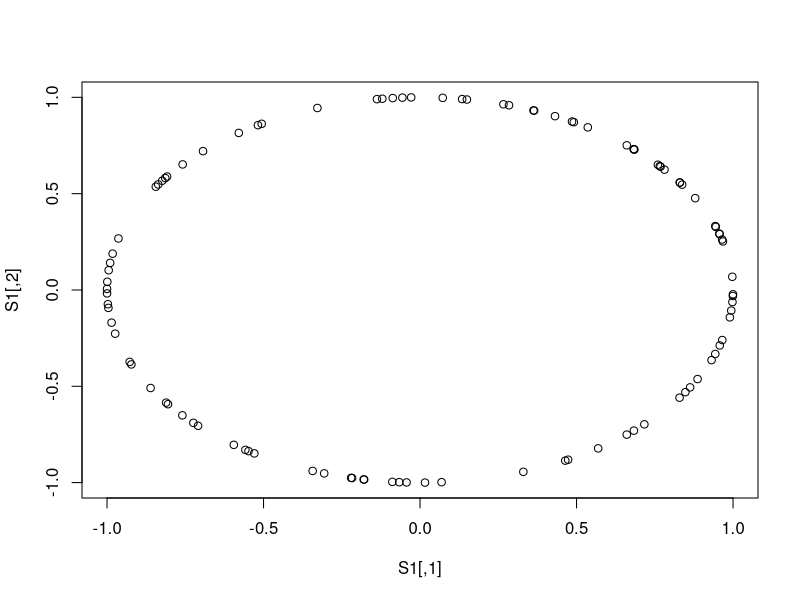
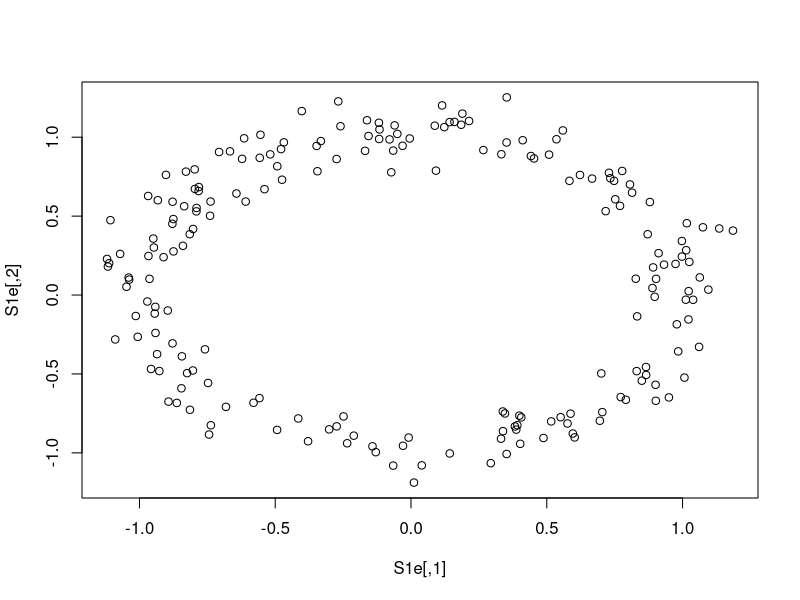
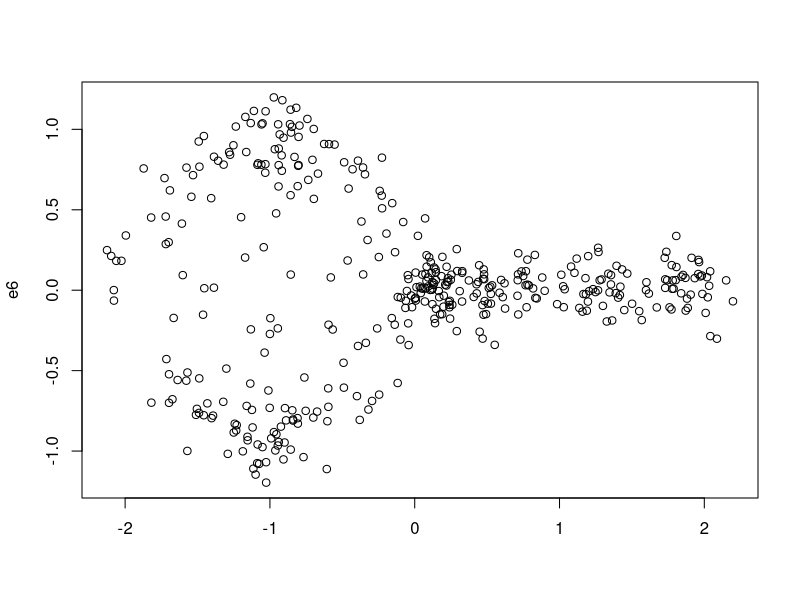

Recreate these plots in R, in order.
# This script creates data that lie on different manifolds:

# This creates two clusters.
n <- 100
t <- runif(n, 0, 2*pi)
r <- runif(n, 0 , 1)
clust1 <- cbind(2*r*cos(t)+2, r*sin(t)+2)
clust2 <- cbind(r*cos(t)-2, 2*r*sin(t) + 1)
twoclust <- rbind(clust1, clust2)
write.table(twoclust, file = "data1.txt", row.names = FALSE, col.names = FALSE)
write.table(clust1, file = "clust1.txt", row.names = FALSE, col.names = FALSE)
write.table(clust2, file = "clust2.txt", row.names = FALSE, col.names = FALSE)
max(dist(twoclust))

# This creates data on a circle
n <- 100
t <- runif(n, 0, 2*pi)
S1 <- cbind(cos(t), sin(t))
plot(S1)
write.table(S1, file = "data2.txt", row.names = FALSE, col.names = FALSE)

#This creates data on a cirlce with error
n <- 200
t <- runif(n, 0, 2*pi)
e1 <- rnorm(n, 0, 0.1)
e2 <- rnorm(n, 0, 0.1)
S1e <- cbind(cos(t)+ e1, sin(t)+e2)
plot(S1e)
write.table(S1e, file = "data3.txt", row.names = FALSE, col.names = FALSE)

# Next let's try S1 V S2.
n  <- 200
t  <- runif(n, 0, pi)
u  <- runif(n, 0, 2*pi)
v  <- runif(n, 0, 2*pi)
e1 <- rnorm(n, 0, 0.1)
e2 <- rnorm(n, 0, 0.1)
e3 <- rnorm(n, 0, 0.1)
e4 <- rnorm(n, 0, 0.1)
e5 <- rnorm(n, 0, 0.1)
e6 <- rnorm(n, 0, 0.1)

S2e <- cbind(sin(t)*cos(u)-1 +e1, sin(t)*sin(u) + e2, cos(t) + e3)
S1e <- cbind(cos(v) + 1 + e4, sin(v) + e5, e6)
S1VS2 <- rbind(S1e, S2e)
write.table(S1VS2, file = "data4.txt", row.names = FALSE, col.names = FALSE)
plot(S1VS2[,c(1,3)])
